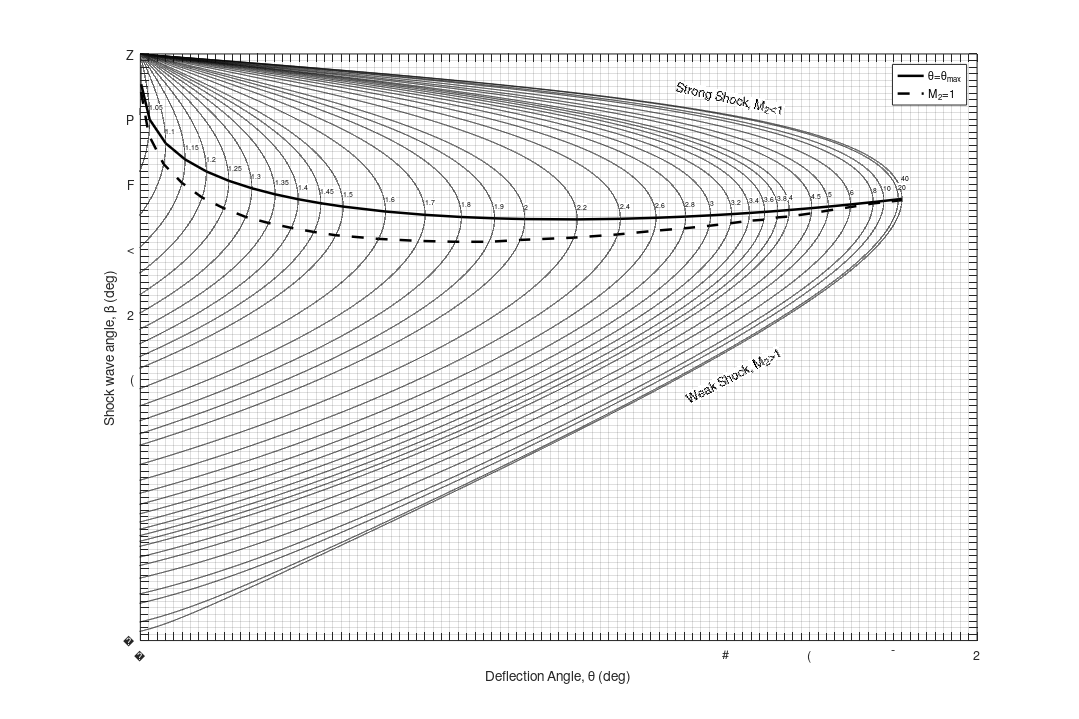

The MATLAB script that drew this image:
M = [1.01 1.05:0.05:1.45 1.5:0.1:1.9 2:0.2:3.8 4:0.5:5 6 8 10 20 40];
bet = 0:0.001:90;
Mn2 = @(Mn1) ((Mn1^2 + (2/0.4))/(2.8/0.4*Mn1^2 - 1))^0.5;
M2 = @(M1,B,Th) Mn2(M1*sind(B))/sind(B-Th);
TBM = @(bet,M) atand(2*cotd(bet).*(M.^2.*sind(bet).^2-1)./(M.^2.*(1.4+cosd(2*bet))+2));

[BB,MM] = meshgrid(bet,M);

thet = TBM(BB,MM);

P = plot(thet,bet,'k');
axis([0 50 0 90])
xlabel('Deflection Angle, \theta (deg)')
ylabel('Shock wave angle, \beta (deg)')
xticklabels = cell(1,101);
xticklabels(1:10:101) = num2cell(0:5:50);
yticklabels = cell(1,91);
yticklabels(1:10:91) = num2cell(0:10:90);
grid on
set(gca,'XTick',0:0.5:51,'XTickLabel',xticklabels,...
    'YTick',0:90,'YTickLabel',yticklabels,'GridLineStyle','-')

[v,i] = max(thet,[],2);
for j = 1:length(v)
    bb = bet(i(j));
    tt = v(j);
    m2 = M2(M(j),bb,tt);
    while m2<1
        bb = bb - 0.2;
        tt = TBM(bb,M(j));
        m2 = M2(M(j),bb,tt);
    end
    tmin(j) = tt;
    bmin(j) = bb;
end
b = bet(i(2:end));
b(end) = b(end) + 1.25;
T1 = text(v(2:end),b+2,num2cell(M(2:end)));
set(T1,'BackgroundColor','w','Margin',0.00001,'FontSize',5.5)
T2 = text([TBM(82,M(end)) TBM(41,M(end))],[85 37],{'Strong Shock, M_2<1','Weak Shock, M_2>1'});
set(T2,'BackgroundColor','w','Margin',0.00001)
set(T2(1),'Rotation',-12.5)
set(T2(2),'Rotation',27.5)
hold on
maxth = plot(v,bet(i),'k','LineWidth',2);
m1 = plot(tmin,bmin,'k--','LineWidth',2);
hold off
legend([maxth,m1],'\theta=\theta_{max}','M_2=1')
h=gcf;
set(h,'PaperPositionMode','auto'); 
set(h,'Position',[50 50 1200 800]);
set(h,'PaperOrientation','landscape');
print(gcf, '-dpdf', 'TBM.pdf')


